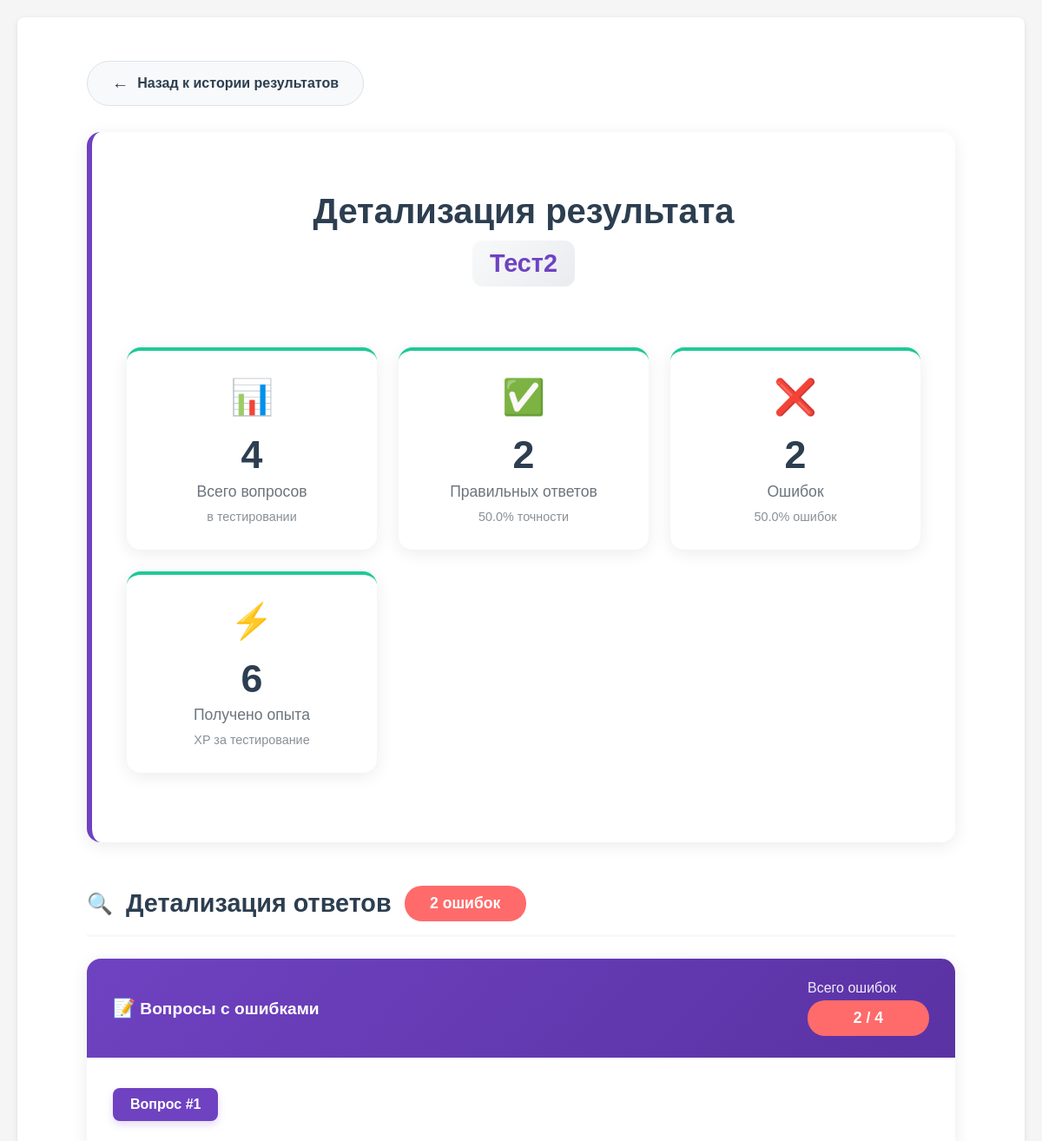
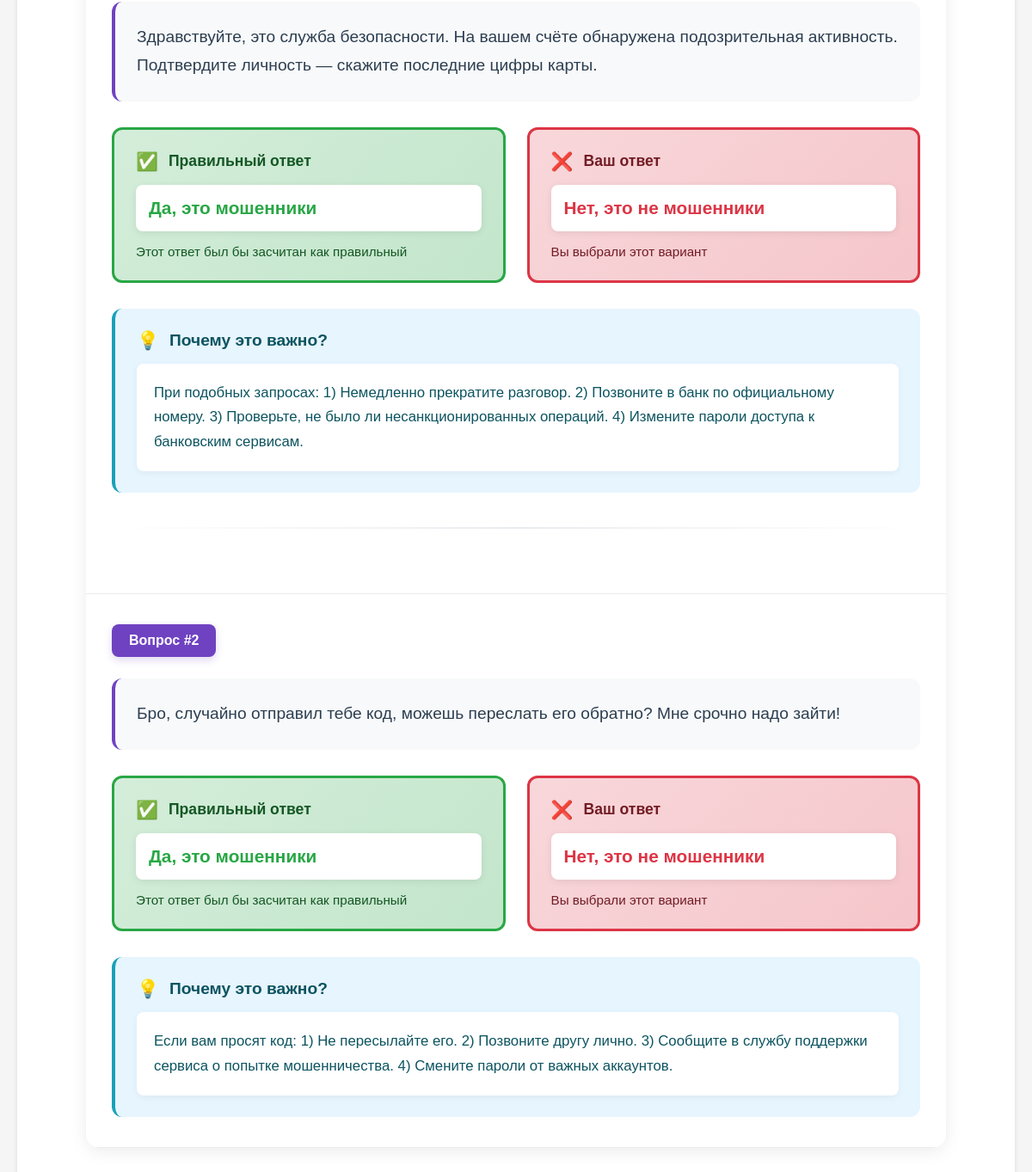
/test_room_preview/history_result/user_result/2/4 (signed in), run on the app's committed database (2 pictures, top to bottom).
### app.py (models this page shows, shortened)
class Testing(db.Model):
    __tablename__ = 'Testings'
    id = db.Column(db.Integer, primary_key=True)
    name = db.Column(db.String(64), unique=True, nullable=False)
    status = db.Column(db.Boolean, nullable=False)
    lesson_id = db.Column(db.Integer, nullable=False)
    group_id = db.Column(db.JSON, nullable=False)

class Result(db.Model):
    __tablename__ = 'Results'
    id = db.Column(db.Integer, primary_key=True)
    testing_id = db.Column(db.Integer, nullable=False)
    lesson_id = db.Column(db.Integer, nullable=False)
    user_id = db.Column(db.Integer, nullable=False)
    score = db.Column(db.Integer, nullable=False)
    correct_answers_id = db.Column(db.JSON, nullable=False)
    wrong_answers_id = db.Column(db.JSON, nullable=False)

class Message(db.Model):
    id = db.Column(db.Integer, primary_key=True)
    text = db.Column(db.Text, nullable=False)
    correct     = db.Column(db.Boolean, nullable=False)
    price_correct = db.Column(db.Float, default=0.0)
    price_wrong   = db.Column(db.Float, default=0.0)
    comment_yes = db.Column(db.Text, nullable=True)
    comment_no  = db.Column(db.Text, nullable=True)

### app.py (the view)
@app.route('/test_room_preview/history_result/user_result/<int:testing_id>/<int:user_id>')
def user_result(testing_id, user_id):
    curent_user = User.query.filter(
        User.username.ilike(session.get('curent_user'))
    ).first()
    if not check_user_id(user_id):
        return redirect(url_for('ErAuth'))
    if curent_user.id != user_id:
        return "Доступ запрещён", 403
    test = Testing.query.get_or_404(testing_id)
    user = User.query.get_or_404(user_id)
    result = Result.query.filter_by(testing_id=testing_id, user_id=user_id).first_or_404()
    groups = Group.query.filter(Group.id.in_(test.group_id)).all() if test.group_id else []
    user_groups = []
    for group in groups:
        if user_id in group.users:
            user_groups.append(group.groupname)
    user_group_display = ', '.join(user_groups) if user_groups else 'Без группы'
    wrong_questions = []
    if result.wrong_answers_id:
        for question_id in result.wrong_answers_id:
            question = Message.query.get(question_id)
            if question:
                wrong_questions.append(question)
    correct_count = len(result.correct_answers_id)
    wrong_count = len(result.wrong_answers_id)
    total_count = correct_count + wrong_count
    return render_template(mgn + 'user_result.html',
                           test=test,
                           user=user,
                           result=result,
                           user_group_display=user_group_display,
                           user_groups=user_groups,
                           wrong_questions=wrong_questions,
                           correct_count=correct_count,
                           wrong_count=wrong_count,
                           total_count=total_count)

### app.py (called while the page is built)
@login_manager.user_loader
def load_user(user_id):
    return User.query.get(int(user_id))

def check_user_id(usr_id: int):
    curent_user = User.query.filter(
        User.username.ilike(
            session.get('curent_user')
        )
    ).first()
    print("DEBUD: curent user-teacher is", curent_user)
    print("DEBUG: curent user-teacher privileges -", curent_user.is_admin)
    if not curent_user or curent_user.id != usr_id:
        return False
    else:
        return True

    def __repr__(self):
        return f'<User {self.username}>'

    @property
    def is_admin(self):
        return self.privileges

### templates/templateM/user_result.html (shortened to what this page needs)
{% extends 'base.html' %}
{% block content %}
<div class="result-details-container">
    <a href="{{ url_for('history_result') }}" class="back-btn">
        <span style="font-size: 1.2rem;">←</span>
        Назад к истории результатов
    </a>
    <div class="result-header fade-in-up">
        <h1 class="result-title">Детализация результата</h1>
        <div class="test-name">{{ test.name }}</div>
        <div class="stats-grid">
            <div class="stat-card">
                <span class="stat-icon">📊</span>
                <div class="stat-value">{{ total_count }}</div>
                <div class="stat-label">Всего вопросов</div>
                <div class="stat-description">в тестировании</div>
            </div>
            <div class="stat-card">
                <span class="stat-icon">✅</span>
                <div class="stat-value">{{ correct_count }}</div>
                <div class="stat-label">Правильных ответов</div>
                <div class="stat-description">
                    {{ ((correct_count / total_count * 100) if total_count > 0 else 0)|round(1) }}% точности
                </div>
            </div>
            <div class="stat-card">
                <span class="stat-icon">❌</span>
                <div class="stat-value">{{ wrong_count }}</div>
                <div class="stat-label">Ошибок</div>
                <div class="stat-description">
                    {{ ((wrong_count / total_count * 100) if total_count > 0 else 0)|round(1) }}% ошибок
                </div>
            </div>
            <div class="stat-card">
                <span class="stat-icon">⚡</span>
                <div class="stat-value">{{ result.score }}</div>
                <div class="stat-label">Получено опыта</div>
                <div class="stat-description">XP за тестирование</div>
            </div>
        </div>
    </div>
    <h2 class="section-title">
        <span style="font-size: 1.5rem;">🔍</span>
        Детализация ответов
        {% if wrong_count > 0 %}
        <span class="wrong-count-badge">{{ wrong_count }} ошибок</span>
        {% endif %}
    </h2>
    {% if wrong_questions %}
    <div class="wrong-questions-container fade-in-up">
        <div class="questions-header">
            <div class="questions-count">
                <span style="font-size: 1.3rem;">📝</span>
                Вопросы с ошибками
            </div>
            <div>
                <div style="font-size: 1rem; opacity: 0.9; margin-bottom: 5px;">Всего ошибок</div>
                <div class="wrong-count-badge">{{ wrong_count }} / {{ total_count }}</div>
            </div>
        </div>
        {% for question in wrong_questions %}
        <div class="question-card">
            <div class="question-id">Вопрос #{{ loop.index }}</div>
            <div class="question-text">
                {{ question.text }}
            </div>
            <div class="answer-section">
                <div class="answer-card correct">
                    <div class="answer-label correct">
                        <span style="font-size: 1.3rem;">✅</span>
                        Правильный ответ
                    </div>
                    <div class="answer-value">
                        {% if question.correct %}
                            <span style="color: #28a745; font-weight: 800;">Да, это мошенники</span>
                        {% else %}
                            <span style="color: #28a745; font-weight: 800;">Нет, это не мошенники</span>
                        {% endif %}
                    </div>
                    <div style="font-size: 0.95rem; color: #155724; margin-top: 10px;">
                        Этот ответ был бы засчитан как правильный
                    </div>
                </div>
                <div class="answer-card incorrect">
                    <div class="answer-label incorrect">
                        <span style="font-size: 1.3rem;">❌</span>
                        Ваш ответ
                    </div>
                    <div class="answer-value">
                        {% if question.correct %}
                            <span style="color: #dc3545; font-weight: 800;">Нет, это не мошенники</span>
                        {% else %}
                            <span style="color: #dc3545; font-weight: 800;">Да, это мошенники</span>
                        {% endif %}
                    </div>
                    <div style="font-size: 0.95rem; color: #721c24; margin-top: 10px;">
                        Вы выбрали этот вариант
                    </div>
                </div>
            </div>
            <div class="comment-section">
                <div class="comment-title">
                    <span style="font-size: 1.3rem;">💡</span>
                    Почему это важно?
                </div>
                <div class="comment-text">
                    {% if question.correct %}
                        {{ question.comment_no or 'Это сообщение содержит признаки мошенничества. Обратите внимание на стиль письма, просьбы перейти по ссылке или предоставить личные данные.' }}
                    {% else %}
                        {{ question.comment_yes or 'Это безопасное сообщение. Оно не содержит угроз или попыток получить ваши данные.' }}
                    {% endif %}
                </div>
            </div>
            {% if not loop.last %}
            <div class="divider"></div>
            {% endif %}
        </div>
        {% endfor %}
    </div>
    {% endif %}
</div>
{% endblock %}
{% set show_footer = False %}

### static/style.css (style rules this page uses)
body { font-family: Arial, sans-serif; margin: 0; padding: 20px; background: #f5f5f5; }

### data on the page
Testing: name "Тест2"
Result: score "6"
Message: text "Здравствуйте, это служба безопасности. На вашем счёте обнаружена подозрительная активность. Подтвердите личность — скажите последние цифры карты.", correct "Да, это мошенники", comment_no "При подобных запросах: 1) Немедленно прекратите разговор. 2) Позвоните в банк по официальному номеру. 3) Проверьте, не было ли несанкционированных операций. 4) Измените пароли доступа к банковским сервисам."
Message: text "Бро, случайно отправил тебе код, можешь переслать его обратно? Мне срочно надо зайти!", correct "Да, это мошенники", comment_no "Если вам просят код: 1) Не пересылайте его. 2) Позвоните другу лично. 3) Сообщите в службу поддержки сервиса о попытке мошенничества. 4) Смените пароли от важных аккаунтов."

### other printed values
{{ total_count }} "4"
{{ correct_count }} "2"
{{ wrong_count }} "2"
{{ ((wrong_count / total_count * 100) if total_count > 0 else 0)|round(1) }} "50.0"
